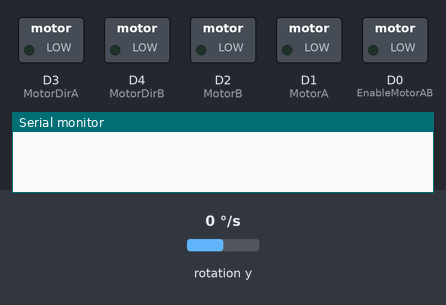
Bench run of a sketch on a simulated ESP8266 (NodeMCU). Parts: switched loads named in the sketch (green lamp = pin HIGH), the last lines printed to the serial monitor. Wiring (inferred from the names in the program): MPU-6050 motion sensor at I2C address 0x68. The inputs (shaded band) are chosen by the test bench; at power-on: rotation y 0 °/s. Pins used as bus, display or sensor lines are not drawn.

Above: at 0.1 s.
At 1.57 s:
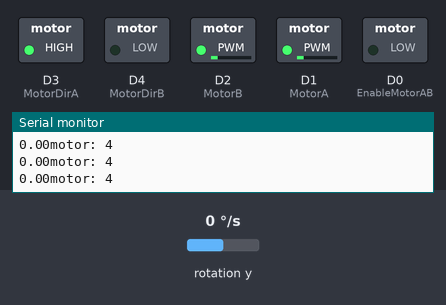
1.6 s: rotation y set to -2 °/s
At 2.55 s:
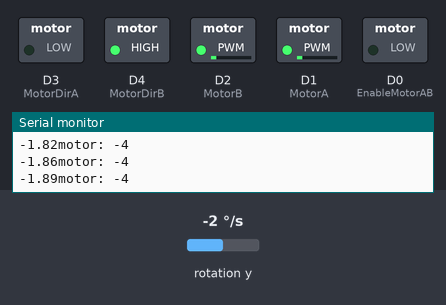
4.6 s: rotation y set to -100 °/s
7.6 s: rotation y set to 98 °/s
10.6 s: rotation y set to 107 °/s
Timing chart, 0 to 14.6 s (numbered marks = the images above; inputs shaded):
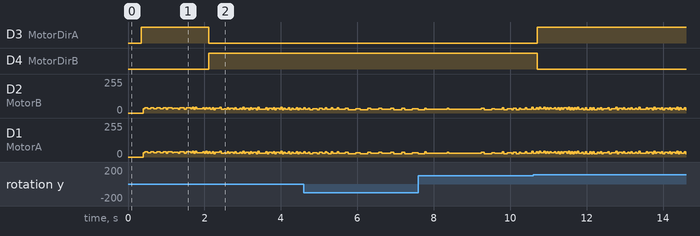

Measured:
- the behaviour switches between 0 and -1 °/s on rotation y (found by bisection; images 1 and 2)
- after the input at 1.6 s, D3 (MotorDirA): HIGH → LOW after 0.51 s; D4 (MotorDirB): LOW → HIGH after 0.51 s

The sketch:

sketch_jun13d_balancing_geht_nicht.ino
```cpp
#include <Wire.h>
#include <math.h>

// -------------------PINs Motor --------------
#define MotorA D1
#define MotorDirA D3 //HIGH = Forward ; LOW = Backward
#define MotorB D2
#define MotorDirB D4
#define EnableMotorAB D0
#define StepPin D5    //StepWidth

// Select SDA and SCL pins for I2C communication
#define scl D6
#define sda D7

//#define Motor_Slack 45 //Compensate for the Dead zone in the PWM range
#define Kp 1 //proportional constant
#define Kd 0 //Derivative constant
#define Ki 0 //Integral constant
#define sampleTime 0.005 //sampling time 5 micro seconds
#define target_Angle 0 //The angle to keep the robot.
#define P_inc 1 // inc/dec value for PID tuning
#define D_inc 1 // inc/dec value for PID tuning
#define I_inc 1 // inc/dec value for PID tuning
#define Angle_inc .5 // inc/dec value for PID tuning
#define MS_inc 1
#define offbalance 30
#define PID_min -255
#define PID_max 255
#define Motor_min -100
#define Motor_max 100
#define runEvery(t) for (static long _lasttime;\
(uint16_t)((uint16_t)millis() - _lasttime) >= (t);\
_lasttime += (t))


// MPU6050 Slave Device Address
const uint8_t MPU6050SlaveAddress = 0x68;


// sensitivity scale factor respective to full scale setting provided in datasheet
const uint16_t AccelScaleFactor = 16384;
const uint16_t GyroScaleFactor = 131;

// MPU6050 few configuration register addresses
const uint8_t MPU6050_REGISTER_SMPLRT_DIV   =  0x19;
const uint8_t MPU6050_REGISTER_USER_CTRL    =  0x6A;
const uint8_t MPU6050_REGISTER_PWR_MGMT_1   =  0x6B;
const uint8_t MPU6050_REGISTER_PWR_MGMT_2   =  0x6C;
const uint8_t MPU6050_REGISTER_CONFIG       =  0x1A;
const uint8_t MPU6050_REGISTER_GYRO_CONFIG  =  0x1B;
const uint8_t MPU6050_REGISTER_ACCEL_CONFIG =  0x1C;
const uint8_t MPU6050_REGISTER_FIFO_EN      =  0x23;
const uint8_t MPU6050_REGISTER_INT_ENABLE   =  0x38;
const uint8_t MPU6050_REGISTER_ACCEL_XOUT_H =  0x3B;
const uint8_t MPU6050_REGISTER_GYRO_XOUT_H  =  0x43;
const uint8_t MPU6050_REGISTER_GYRO_YOUT_H = 0x45;
const uint8_t MPU6050_REGISTER_SIGNAL_PATH_RESET  = 0x68;


int16_t AccelX, AccelY, AccelZ, Temperature, GyroX, GyroY, GyroZ;
volatile int motorPower, gyroRate =0, pidout, kp, ki, kd;
volatile float accAngle = 0.0, gyroAngle=0.0, currentAngle = 0.0, error, prevError=0, errorSum=0;
float targetAngle, MotorSlack;

int16_t gyroCalli = 0;


//Set left and right motors with the motor power obtained from PID.
void motorspeed(int MotorSpeed) {
// Motor A control
  if (MotorSpeed >= 0) {
    digitalWrite(MotorDirA, HIGH);
    digitalWrite(MotorDirB, LOW);
  }
  else{
    digitalWrite(MotorDirB, HIGH);
    digitalWrite(MotorDirA, LOW);
  }

  for(int x = 0; x < abs(MotorSpeed); x++) {
    digitalWrite(MotorA,HIGH);
    digitalWrite(MotorB,HIGH);
    delayMicroseconds(500);
    digitalWrite(MotorA,LOW);
    digitalWrite(MotorB,LOW);
    delayMicroseconds(500);
  }

}

void angle() {
  /*
  Read_RawValue(MPU6050SlaveAddress, MPU6050_REGISTER_ACCEL_XOUT_H);
  double Ax = (double)AccelX/AccelScaleFactor;
  double Az = (double)AccelZ/AccelScaleFactor;
  accAngle = calcAccAngle(Ax, Az);
  gyroRate = (GyroY - gyroCalli) / GyroScaleFactor;
  gyroAngle = (float)gyroRate*0.005;
  currentAngle = 0.9934*(currentAngle + gyroAngle) + 0.0066*(accAngle);
  */
  Read_OneRawValueYGyro(MPU6050SlaveAddress, MPU6050_REGISTER_GYRO_YOUT_H);
  gyroRate = (GyroY - gyroCalli) / GyroScaleFactor;
  gyroAngle = (float)gyroRate*sampleTime;
  currentAngle = currentAngle + gyroAngle;
}

//configure Timerinterrupt for PID Calculation
void Timer_Init(){
  timer1_attachInterrupt(onTimerISR);
  timer1_enable(TIM_DIV16, TIM_EDGE, TIM_LOOP);
  timer1_write(25000); //5ms
}

void PID() {
  error = currentAngle - targetAngle;
  errorSum = errorSum + error;
  errorSum = constrain(errorSum, -300, 300); // Prevent Integral windup
  //calculate output from P, I and D values
  //pidout = Kp*(error) + Ki*(errorSum)*sampleTime + Kd *gyroRate;
  pidout = kp*(error) + ki*(errorSum)*sampleTime + kd *gyroRate;

  // --------------------------------------------------------------------------------------- ACHTUNG ------------------------------------------------
  /*
  pidout = constrain(pidout, PID_min, PID_max); //constrain the PWM output
  motorPower = map(pidout, PID_min, PID_max, Motor_min, Motor_max);

  //Check for off balance conditon
  /* if(currentAngle > offbalance)
  motorPower = 0; //turn off the motors
  */

  /*
  // Compensate for DC motor "dead" zone

  if (motorPower > 0) motorPower = motorPower + MotorSlack;
  if (motorPower < 0) motorPower = motorPower - MotorSlack;
  */
  // --------------------------------------------------------------------------------------- ACHTUNG ------------------------------------------------
  motorPower = pidout;
  if (motorPower < 0) {
    motorPower = -4;
  } else {
    motorPower = 4;
  }
}


void setup() {
  Serial.begin(9600);


  // set the motor control and PWM pins to output mode
  pinMode(MotorA, OUTPUT);
  pinMode(MotorDirA, OUTPUT);
  pinMode(MotorB, OUTPUT);
  pinMode(MotorDirB, OUTPUT);

  pinMode(StepPin,OUTPUT);
  digitalWrite(StepPin, HIGH);
  pinMode(EnableMotorAB, OUTPUT);
  digitalWrite(EnableMotorAB, LOW);


  // set the status LED to output mode
  pinMode(13, OUTPUT);

  Wire.begin(sda, scl);

  // initialize the MPU6050 and set offset values
  MPU6050_Init();

  //Calibrate the GyroSensor, calc the failure
  callibrateGyroValues();


  //set PID Values
  kp=Kp;
  ki=Ki;
  kd=Kd;


  targetAngle = target_Angle ;
 // MotorSlack = Motor_Slack;

  Timer_Init(); // initialize PID sampling loop


}


void loop() {
/*
  runEvery(5){
    angle();
  }
  */
 // ReceiveData();
 Serial.print (currentAngle);
 Serial.print ("motor: ");
 Serial.println (motorPower);
 motorspeed(motorPower);


}

void onTimerISR(){
  angle();
  PID();
}


//-----------------------HelperFunctions --------------------------------

void I2C_Write(uint8_t deviceAddress, uint8_t regAddress, uint8_t data){
  Wire.beginTransmission(deviceAddress);
  Wire.write(regAddress);
  Wire.write(data);
  Wire.endTransmission();
}


// read all 14 register
void Read_RawValue(uint8_t deviceAddress, uint8_t regAddress){
  Wire.beginTransmission(deviceAddress);
  Wire.write(regAddress);
  Wire.endTransmission();
  Wire.requestFrom(deviceAddress, (uint8_t)14);
  AccelX = (((int16_t)Wire.read()<<8) | Wire.read());
  AccelY = (((int16_t)Wire.read()<<8) | Wire.read());
  AccelZ = (((int16_t)Wire.read()<<8) | Wire.read());
  Temperature = (((int16_t)Wire.read()<<8) | Wire.read());
  GyroX = (((int16_t)Wire.read()<<8) | Wire.read());
  GyroY = (((int16_t)Wire.read()<<8) | Wire.read());
  GyroZ = (((int16_t)Wire.read()<<8) | Wire.read());
}

void Read_OneRawValueYGyro(uint8_t deviceAddress, uint8_t regAddress){
  Wire.beginTransmission(deviceAddress);
  Wire.write(regAddress);
  Wire.endTransmission();
  Wire.requestFrom(deviceAddress, (uint8_t)2);
  GyroY = (((int16_t)Wire.read()<<8) | Wire.read());
}

void callibrateGyroValues(){
  Serial.print("calli");
  delay(150);
  for (int i=0; i<100; i++) {
    Read_OneRawValueYGyro(MPU6050SlaveAddress, MPU6050_REGISTER_GYRO_YOUT_H);
    gyroCalli = gyroCalli + GyroY;
  }
  //Serial.print(gyroCalli);
  gyroCalli = gyroCalli/100;
  //Serial.printf("Cali: %d \n",gyroCalli);
  //delay(5);
}

float calcAccAngle(double accX, double accZ) {
  return atan2(accX, accZ)*RAD_TO_DEG;
}

//configure MPU6050
void MPU6050_Init(){
  delay(150);
  I2C_Write(MPU6050SlaveAddress, MPU6050_REGISTER_SMPLRT_DIV, 0x07);
  I2C_Write(MPU6050SlaveAddress, MPU6050_REGISTER_PWR_MGMT_1, 0x01);
  I2C_Write(MPU6050SlaveAddress, MPU6050_REGISTER_PWR_MGMT_2, 0x00);
  I2C_Write(MPU6050SlaveAddress, MPU6050_REGISTER_CONFIG, 0x00);
  I2C_Write(MPU6050SlaveAddress, MPU6050_REGISTER_GYRO_CONFIG, 0x00);//set +/-250 degree/second full scale
  I2C_Write(MPU6050SlaveAddress, MPU6050_REGISTER_ACCEL_CONFIG, 0x00);// set +/- 2g full scale
  I2C_Write(MPU6050SlaveAddress, MPU6050_REGISTER_FIFO_EN, 0x00);
  I2C_Write(MPU6050SlaveAddress, MPU6050_REGISTER_INT_ENABLE, 0x01);
  I2C_Write(MPU6050SlaveAddress, MPU6050_REGISTER_SIGNAL_PATH_RESET, 0x00);
  I2C_Write(MPU6050SlaveAddress, MPU6050_REGISTER_USER_CTRL, 0x00);
}
```
